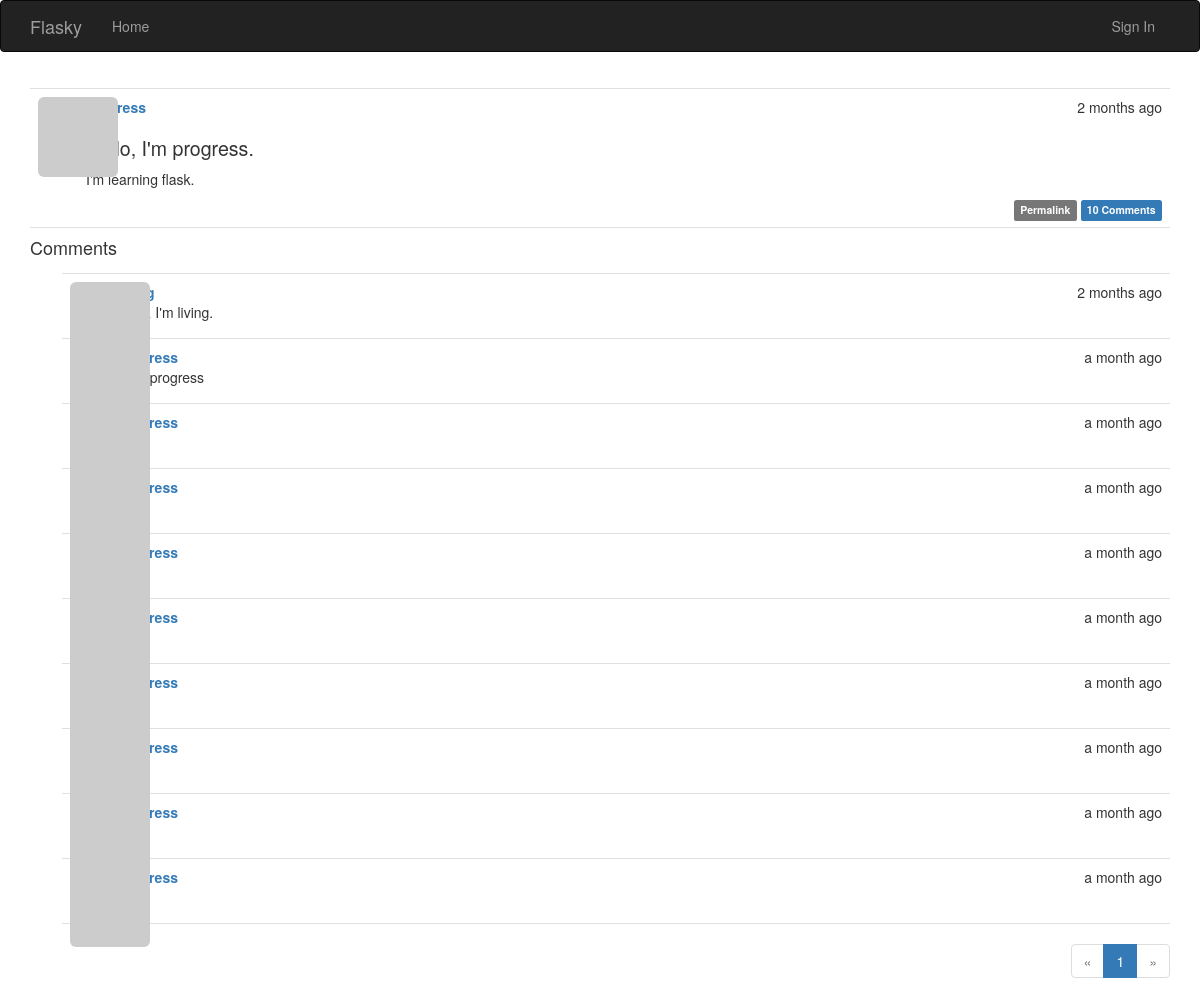
/post/1, run on the app's committed database.
### app/models.py (models this page shows, shortened)
class Post(db.Model):
    __tablename__ = "posts"
    id = db.Column(db.Integer, primary_key=True)
    body = db.Column(db.Text)
    body_html = db.Column(db.Text)
    timestamp = db.Column(db.DateTime, index=True, default=datetime.utcnow)
    author_id = db.Column(db.Integer, db.ForeignKey('users.id'))
    comments = db.relationship('Comment', backref='post', lazy='dynamic')
    '''@staticmethod
    def generate_fake(count=100):
        from random import seed, randint
        import forgery_py

        seed()
        user_count = User.query.count()
        for i in range(count):
            u = User.query.offset(randint(0, user_count - 1)).first()
            p = Post(body=forgery_py.lorem_ipsum.sentences(randint(1, 3)),
                timestamp=forgery_py.date.date(True),
                author=u)
            db.session.add(p)
            db.session.commit()'''

class Comment(db.Model):
    __tablename__ = 'comments'
    id = db.Column(db.Integer, primary_key=True)
    body = db.Column(db.Text)
    body_html = db.Column(db.Text)
    timestamp = db.Column(db.DateTime, index=True, default=datetime.utcnow)
    disabled = db.Column(db.Boolean)
    author_id = db.Column(db.Integer, db.ForeignKey('users.id'))
    post_id = db.Column(db.Integer, db.ForeignKey('posts.id'))

### app/main/views.py (the view)
@main.route('/post/<int:id>', methods=['GET', 'POST'])
def post(id):
    post = Post.query.get_or_404(id)
    form = CommentForm()
    if form.validate_on_submit():
        comment = Comment(body=form.body.data, post=post, author=current_user._get_current_object())
        db.session.add(comment)
        db.session.commit()
        flash('Your comment has been published.')
        return redirect(url_for('.post', id=post.id, page=-1))
    page = request.args.get('page', 1, type=int)
    if page == -1:
        page = (post.comments.count() -1) // current_app.config['FLASKY_COMMENTS_PER_PAGE'] + 1
    pagination = post.comments.order_by(Comment.timestamp.asc()).paginate(page,
        per_page=current_app.config['FLASKY_COMMENTS_PER_PAGE'], error_out=False)
    comments = pagination.items
    '''moderate = False
    if current_user.is_administrator() or post.author == current_user._get_current_object():
        moderate = True'''
    return render_template('post.html', posts=[post], form=form, comments=comments, pagination=pagination)#, moderate=moderate)

### app/auth/views.py (called while the page is built)
@auth.before_app_request
def before_request():
    if current_user.is_authenticated:
        current_user.ping()
        if not current_user.confirmed and request.endpoint[:5] != 'auth.':
            return redirect(url_for('auth.unconfirmed'))

### app/main/__init__.py (called while the page is built)
@main.app_context_processor
def inject_permissions():
    return dict(Permission=Permission)

### app/main/views.py (called while the page is built)
@main.after_app_request
def after_request(response):
    for query in get_debug_queries():
        if query.duration >= current_app.config['FLASKY_SLOW_DB_QUERY_TIME']:
            current_app.logger.warning(
                'Slow query: %s\nParameters: %s\nDuration: %fs\nContext: %s\n' %
                (query.statement, query.parameters, query.duration, query.context))
    return response

### app/models.py (called while the page is built)
    def gravatar(self, size=100, default='identicon', rating='g'):
        url = 'https://secure.gravatar.com/avatar'
        hash = self.avatar_hash or self.gravatar_hash()
        return '{url}/{hash}?s={size}&d={default}&r={rating}'.format(url=url, hash=hash, size=size, default=default, rating=rating)

    def can(self, permissions):
        return False

    def is_administrator(self):
        return False

### app/templates/post.html (shortened to what this page needs)
{% extends "base.html" %}
{% import "bootstrap/wtf.html" as wtf %}
{% import "_macros.html" as macros %}
{% block page_content %}
{% include '_posts.html' %}
<h4 id="comments">Comments</h4>
{% include '_comments.html' %}
{% if pagination %}
<div class="pagination">
    {{macros.pagination_widget(pagination, '.post', fragment='#comments', id=posts[0].id)}}
</div>
{% endif %}
{% endblock %}

### app/templates/_posts.html (shortened to what this page needs)
<ul class="posts">
{% for post in posts %}
<li class="post">
<div class="post-thumbnail">
<a href="{{url_for('.user', username=post.author.username)}}"><img class="img-rounded profile-thumbnail"
    src="{{post.author.gravatar(size=40)}}"></a>
</div>
<div class="post-content">
<div class="post-date">{{moment(post.timestamp).fromNow()}}</div>
<div class="post-author">
<a href="{{url_for('.user', username=post.author.username)}}">{{post.author.username}}</a>
</div>
<div class="post-body">
{% if post.body_html %}
{{post.body_html | safe}}
{% else %}
{{post.body}}
{% endif %}
</div>
<div class="post-footer">
<a href="{{url_for('.post', id=post.id)}}">
<span class="label label-default">Permalink</span>
</a>
<a href="{{url_for('.post', id=post.id)}}#comments"><span class="label label-primary">
{{post.comments.count()}} Comments</span>
</a>
</div>
</div>
</li>
{% endfor %}
</ul>

### app/templates/_comments.html (shortened to what this page needs)
<ul class="comments">
    {% for comment in comments %}
    <li class="comment">
        <div class="comment-thumbnail">
            <a href="{{ url_for('.user', username=comment.author.username) }}">
                <img class="img-rounded profile-thumbnail" src="{{ comment.author.gravatar(size=40) }}">
            </a>
        </div>
        <div class="comment-content">
            <div class="comment-date">{{ moment(comment.timestamp).fromNow() }}</div>
            <div class="comment-author"><a href="{{ url_for('.user', username=comment.author.username) }}">{{ comment.author.username }}</a></div>
            <div class="comment-body">
                {% if moderate or not comment.disabled %}
                    {% if comment.body_html %}
                        {{ comment.body_html | safe }}
                    {% else %}
                        {{ comment.body }}
                    {% endif %}
                {% endif %}
            </div>
        </div>
    </li>
    {% endfor %}
</ul>

### app/static/styles.css (style rules this page uses)
.profile-thumbnail { position: absolute; }
ul.posts { list-style-type: none; padding: 0px; margin: 16px 0px 0px 0px; border-top: 1px solid #e0e0e0; }
ul.posts li.post { padding: 8px; border-bottom: 1px solid #e0e0e0; }
div.post-date { float: right; }
div.post-author { font-weight: bold; }
div.post-thumbnail { position: absolute; }
div.post-content { margin-left: 48px; min-height: 48px; }
div.post-footer { text-align: right; }
ul.comments { list-style-type: none; padding: 0px; margin: 16px 0px 0px 0px; }
ul.comments li.comment { margin-left: 32px; padding: 8px; border-bottom: 1px solid #e0e0e0; }
ul.comments li.comment:nth-child(1) { border-top: 1px solid #e0e0e0; }
div.comment-date { float: right; }
div.comment-author { font-weight: bold; }
div.comment-thumbnail { position: absolute; }
div.comment-content { margin-left: 48px; min-height: 48px; }
div.pagination { width: 100%; text-align: right; padding: 0px; margin: 0px; }
.post-body h1 { font-size: 140%; }

### data on the page
Post: timestamp "2 months ago", body_html "Hello, I'm progress. I'm learning flask.", comments.count "10"
Comment: timestamp "2 months ago", body_html "hello, I'm living."
Comment: timestamp "a month ago", body_html "from progress"
Comment: timestamp "a month ago"
Comment: timestamp "a month ago"
Comment: timestamp "a month ago"
Comment: timestamp "a month ago"
Comment: timestamp "a month ago"
Comment: timestamp "a month ago"
Comment: timestamp "a month ago"
Comment: timestamp "a month ago"

### other printed values
{{ p }} "1"
